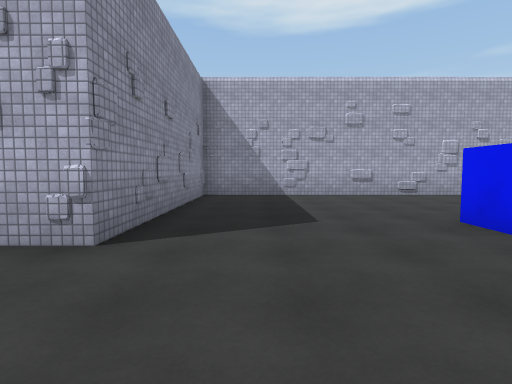
[1] (above)

24 first-person views from a walk through a Unity game level. The camera is 1.4 m above the floor, tilts 4° down and sees 80° across. Doors are open. The floor is counted in squares, 2 m on a side. Each view is taken from the middle of a square. On the plan, view 1 faces up. The plan holds only what a view shows up to about 10 squares ahead; the rest is blank. The place goes on beyond the plan. The player is left out. Some surface patterns are stand-ins.

[2]
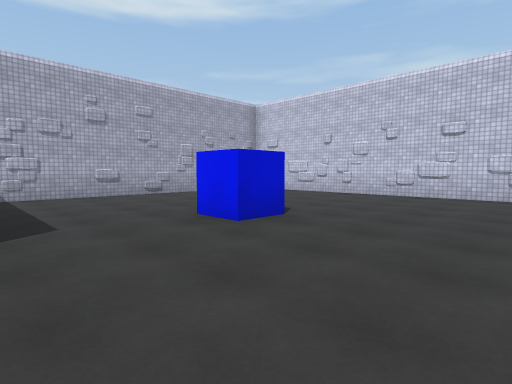

[3]
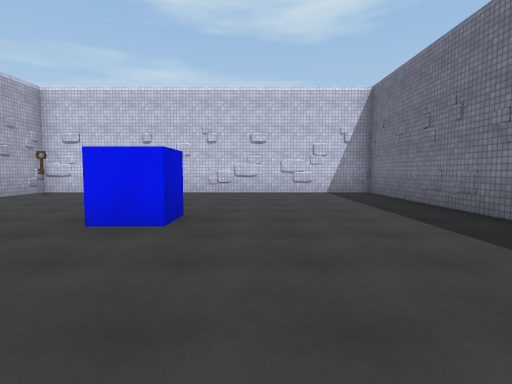

[4]
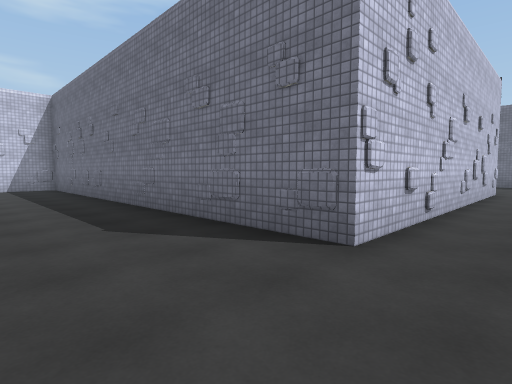

[5]
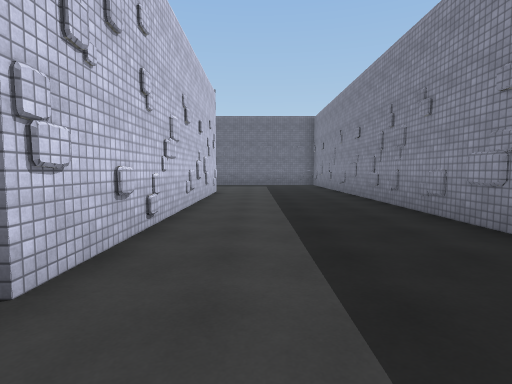

[6]
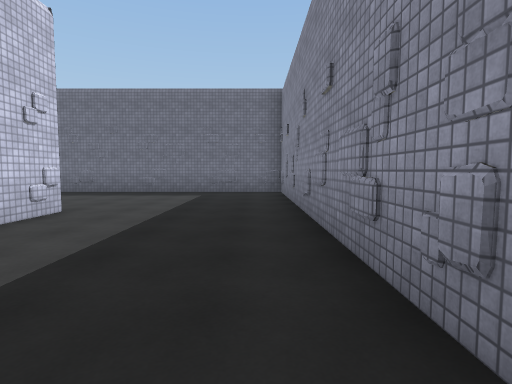

[7]
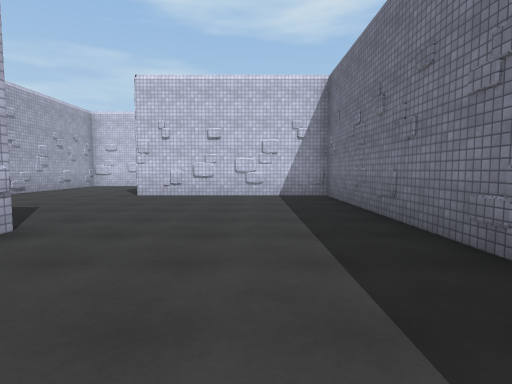

[8]
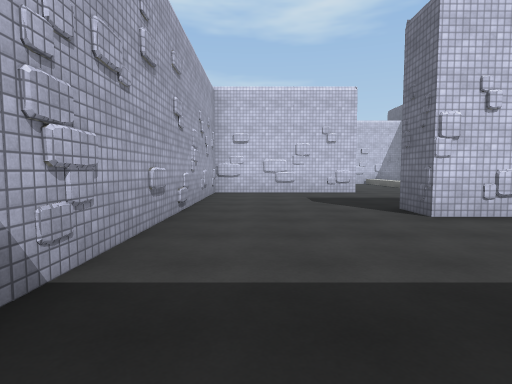

[9]
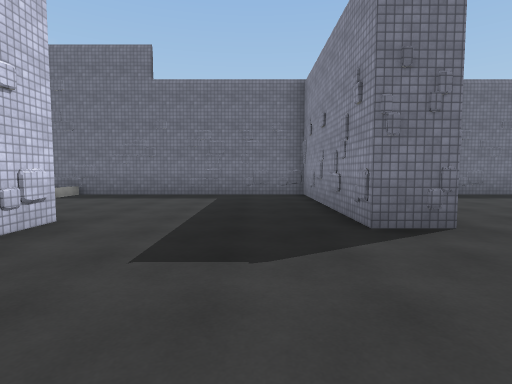

[10]
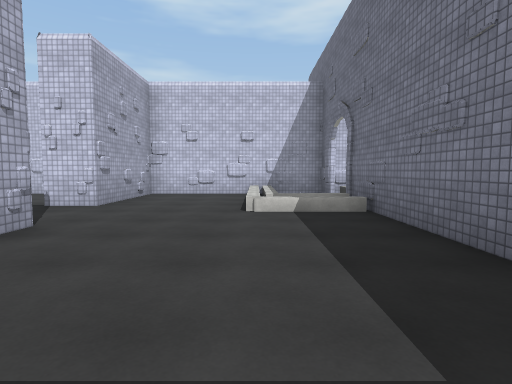

[11]
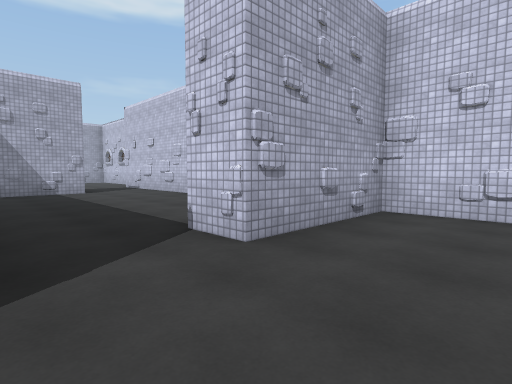

[12]
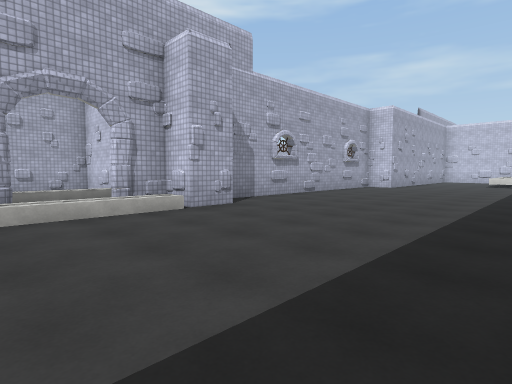

[13]
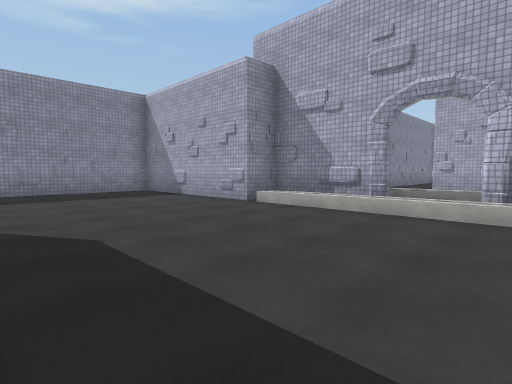

[14]
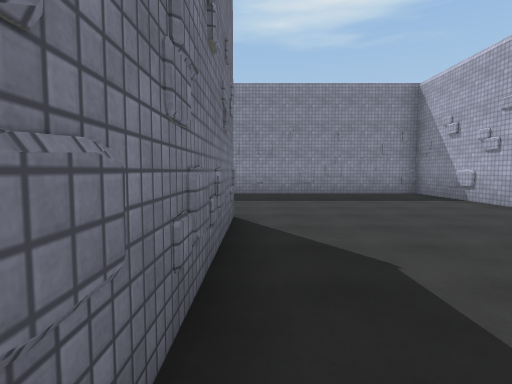

[15]
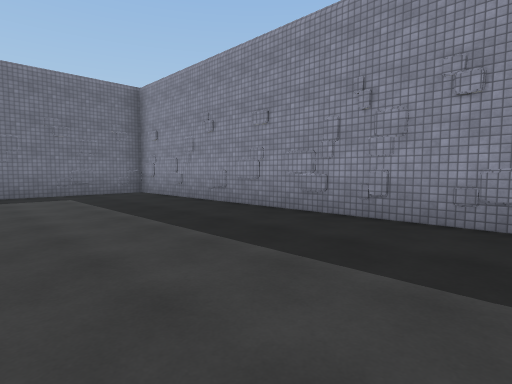

[16]
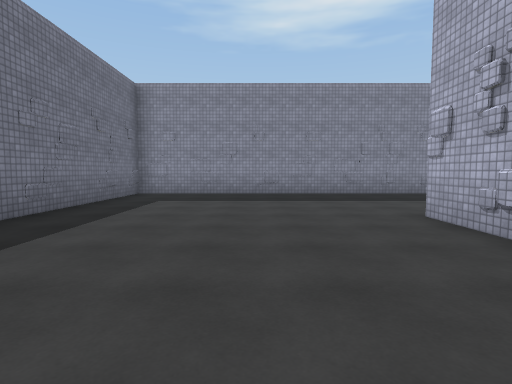

[17]
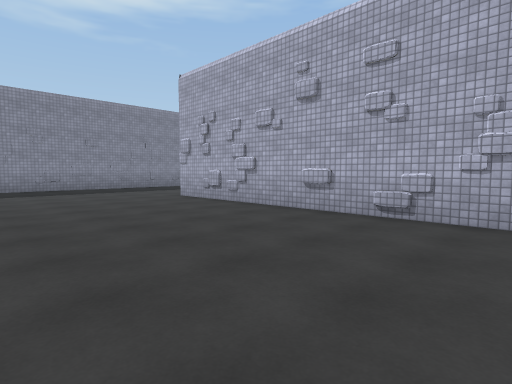

[18]
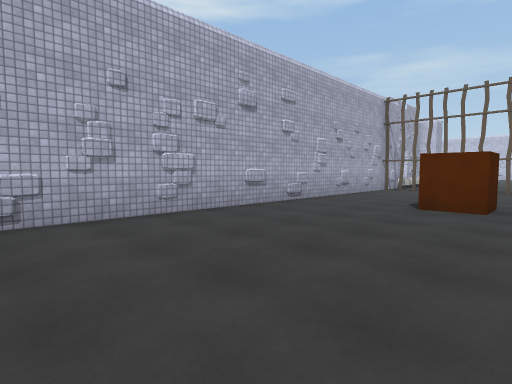

[19]
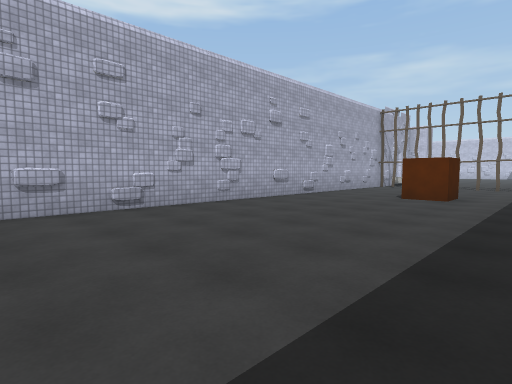

[20]
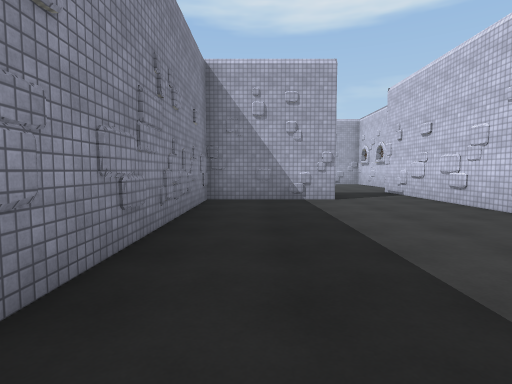

[21]
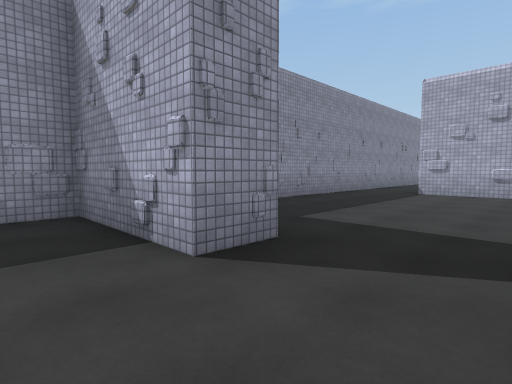

[22]
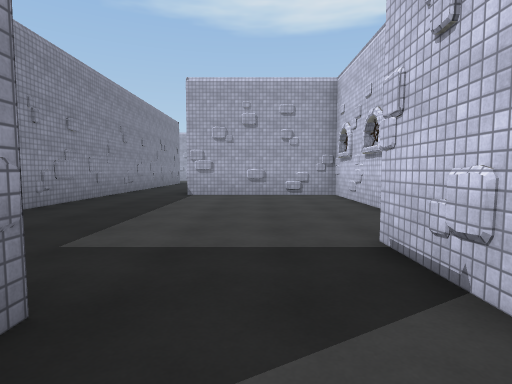

[23]
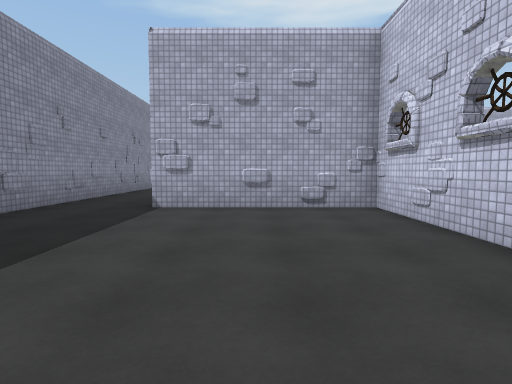

[24]
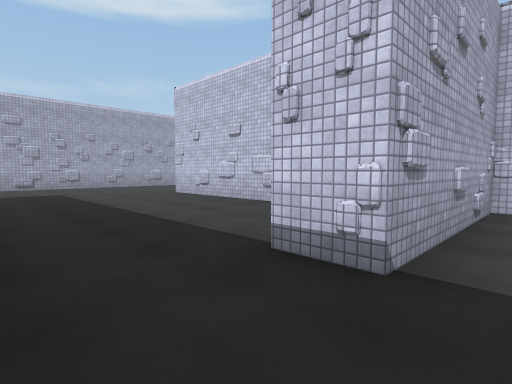

### Floor plan
Points are (right, up) in squares from view 1. A wall is a line through its corners. A room is listed if a view was taken in it or the views show most of it. See-through windows are left out.
Room 1 (views 1, 2, 3, 4, 5, 6, 7, 8, 9, 10, 11)
walls: (8.8, 7.5) (8.8, 8.8) (-1.5, 8.8) (-1.5, 2.8) (-2.4, 2.8); (8.8, -1.6) (8.8, 5.5); (12, 7) (12, 7.9); (-2.7, -1.6) (8.8, -1.6); (9.8, 11) (9.8, 7.6); (15.2, 10.5) (15.2, 14.9); (-6.8, -3.2) (-6.8, -15) (3.6, -15) (3.6, -9.7) (4.6, -9.7) (4.6, -15) (12.4, -15); (-6.8, -3.4) (-6.7, -4.7); (-6.8, -6.1) (-6.7, -7.5); (8.8, -10.2) (8.8, -5.7) (0.5, -5.7); (9.9, -10.2) (9.2, -10.2); (-6.9, -6.9) (-6.6, -7.4); (-2.7, -10.2) (-2.7, -1.6) (-1.9, -1.5); (15.3, -11.6) (15.3, -11); (10.7, -15.1) (11.2, -14.9); (14.7, -15) (15.2, -15); (15.2, -16.1) (15.2, -9.8) (12.2, -9.8) (12, -9.7)
ways out: open door at (13.5, -15) to room 2; opening at (10.5, -9) to room 3; opening at (10.5, 7) to room 3
objects: blue cube (3, 4)
Room 2 (views 12, 13, 14, 15, 16, 17, 18, 19)
walls: (12.5, -21.4) (13.5, -21.3); (16.4, -22.4) (15.6, -22.4); (11.2, -22.3) (10.8, -22.6); (9.4, -21.3) (13.7, -21.3); (16.4, -16.1) (15.2, -16.1); (15.3, -15.1) (14.4, -15.1); (12.4, -15.1) (9.8, -15.1) (9.8, -16.1) (4.6, -16.1) (4.6, -28.5); (23.5, -22.4) (9.3, -22.4); (20.4, -15.1) (17, -15.1)
low walls: (15.6, -22.5) (15, -22.4); (12.3, -21.2) (13.7, -21.3); (4.7, -19.5) (4.6, -20)
ways out: open door at (13.5, -15) to room 1
objects: cube (21, -26) to (22, -26)
Room 3 (views 20, 21, 22, 23, 24)
walls: (12.9, -0.5) (12.9, -1.6) (10, -1.6) (10, -2.5); (12.3, -1.5) (11.2, -1.7); (15.2, -0.5) (15.1, 0); (9.8, -1.6) (9.8, -7.8); (15.2, -4) (15.2, 1); (16.3, 3.5) (16.3, 6.8) (12.2, 6.8); (9.8, -6) (9.9, -7.6); (15.2, -6.6) (15.2, -6.1); (9.9, -6.2) (9.7, -6.7); (16.2, 4.6) (16.3, 6.8); (14.2, 6.9) (12.4, 6.7) (12, 7); (12, -9.7) (12, -8.8); (9.8, 7.6) (9.8, 2.9)
ways out: opening at (10.5, -9) to room 1; opening at (10.5, 7) to room 1

Positions as (right, up) in squares from view 1, and headings:
1: (0, 0), facing up
2: (0, 0), facing up-right
3: (-1, 2), facing right
4: (-4, 1), facing down-right
5: (-4, 0), facing down
6: (-6, -5), facing down
7: (-5, -13), facing right
8: (-1, -7), facing right
9: (6, -6), facing down
10: (6, -13), facing right
11: (10, -12), facing up-right
12: (12, -21), facing up-right
13: (15, -21), facing up-left
14: (14, -21), facing left
15: (9, -19), facing down-left
16: (14, -25), facing left
17: (17, -27), facing up-left
18: (15, -27), facing up-right
19: (13, -28), facing up-right
20: (11, -9), facing up
21: (15, -3), facing up-left
22: (14, -2), facing up
23: (14, 1), facing up
24: (10, 6), facing up-right
